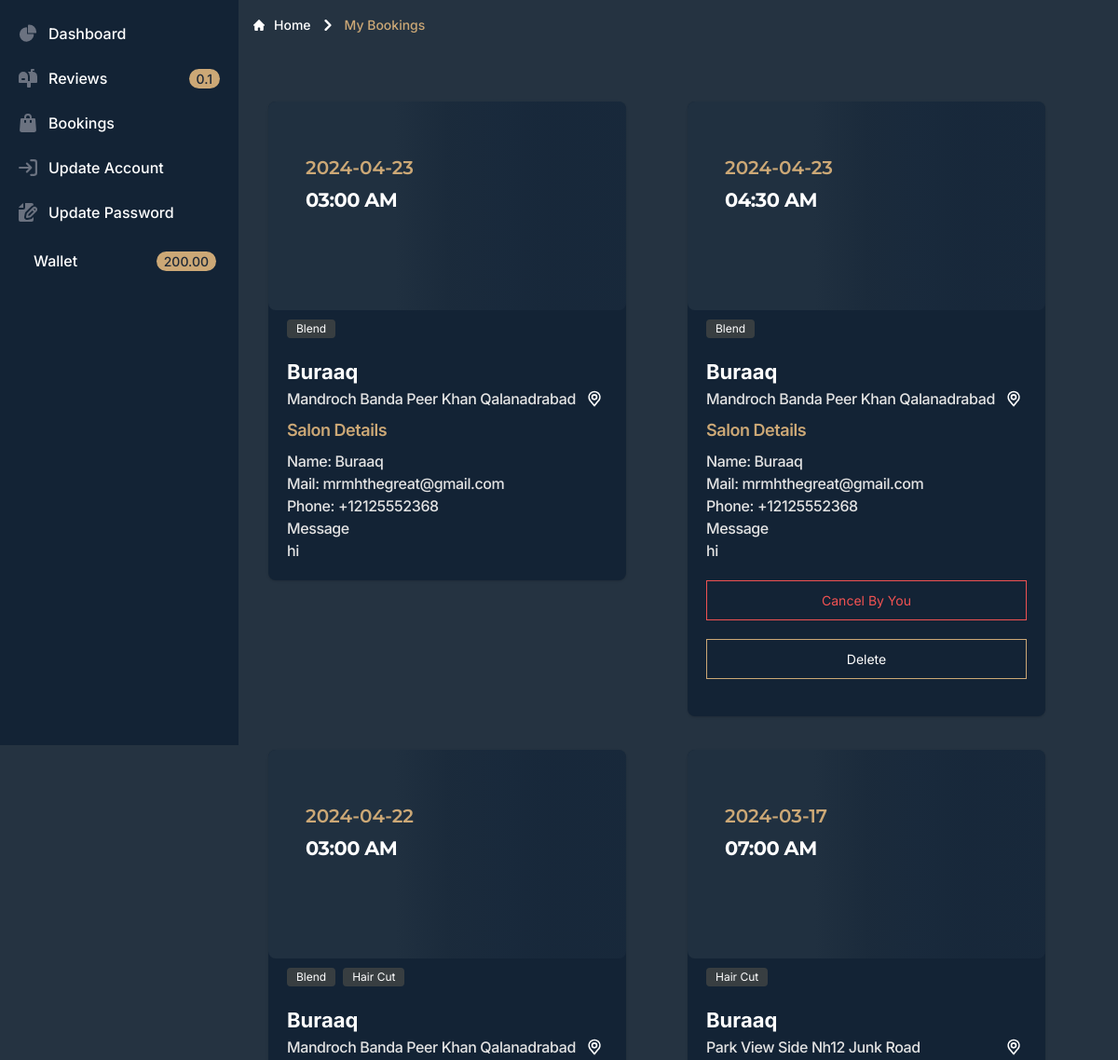
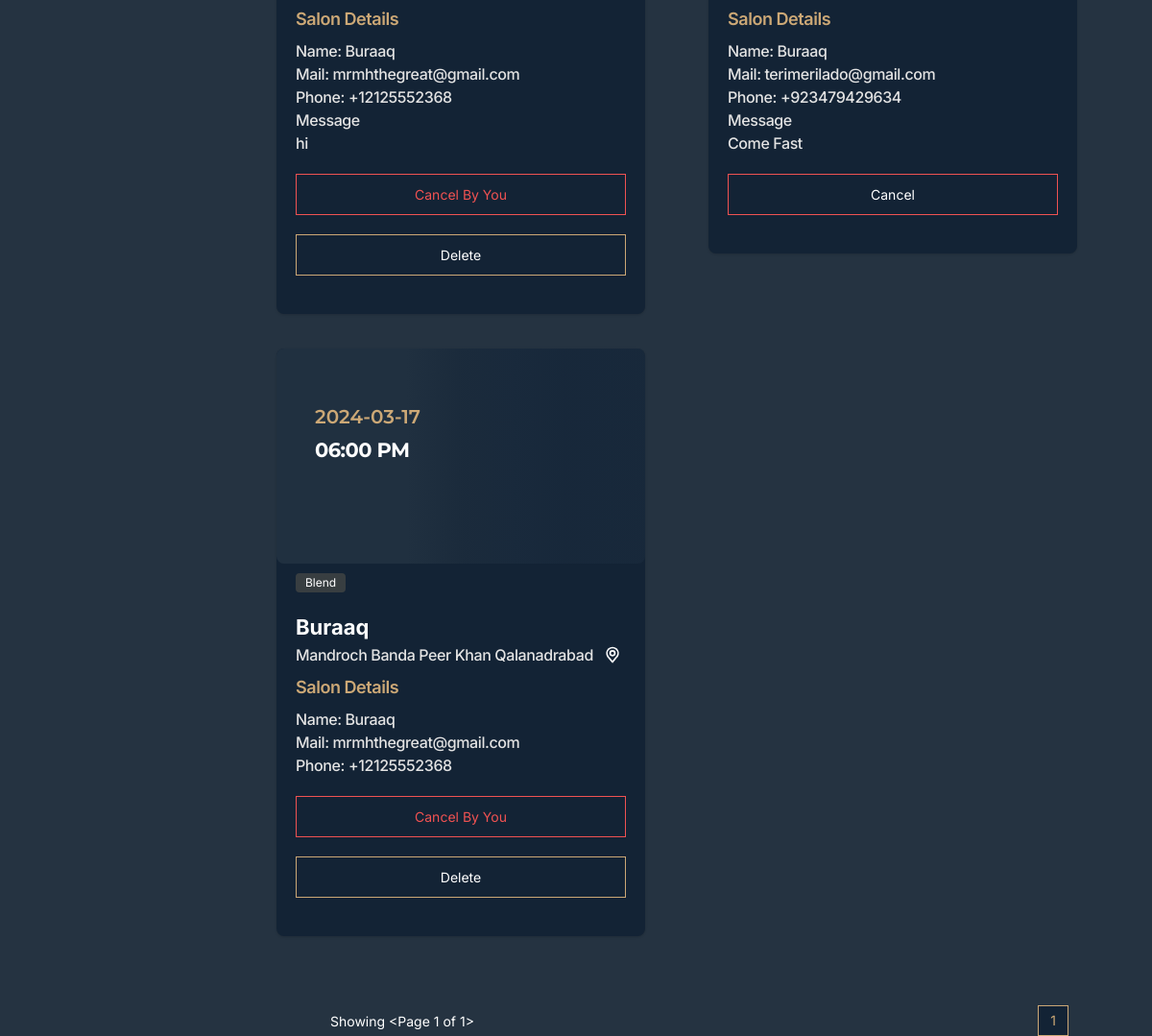
/dashboard/mybooking/ (signed in), run on an earlier commit of the app's database (2 pictures, top to bottom).
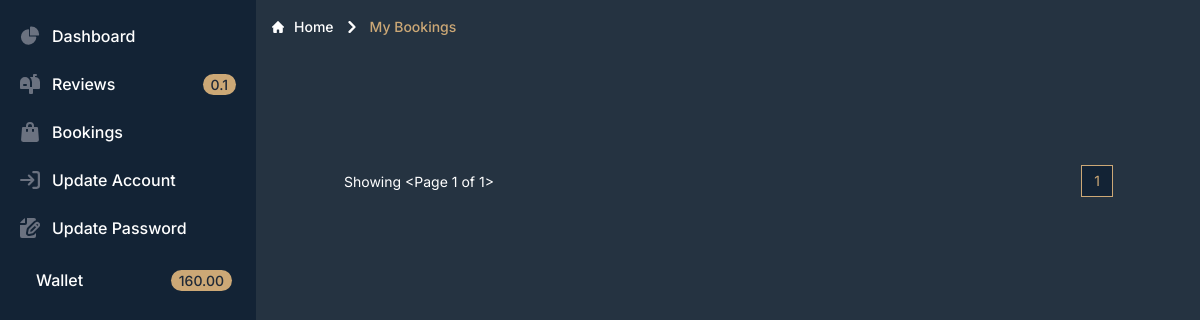
And on a later commit of the database.
### authentication/models.py (models this page shows, shortened)
class UserProfile(AbstractBaseUser,PermissionsMixin):
    username = None
    email = models.EmailField(max_length=255, unique=True, db_index=True)
    email_is_verified = models.BooleanField(default=False)
    profile_image = models.ImageField(blank=True,upload_to='profile',null=True,default='profile/capture.png')
    address = models.CharField(max_length=120,null=True,blank=True, default='')
    company = models.CharField(max_length=120, null=True,blank=True,default='')
    rating = models.DecimalField(max_digits=2,default=0, null=True,blank=True,decimal_places=1)
    extra = models.JSONField(null=True)
    phone_number = PhoneNumberField(blank=True, unique=True,help_text="0064xxxxxxx format",error_messages={'invalid':"please reenter your number in 0064xxxxxxxxx format – e.g. 0064217774444"})
    first_name=models.CharField(max_length=120, null=False,blank=False,default='')
    last_name=models.CharField(max_length=120, null=True,blank=True,default='')
    date_joined = models.DateTimeField(auto_now_add=True)
    updated_at = models.DateTimeField(auto_now=True)
    is_staff = models.BooleanField(_('staff status'), default=False,help_text=_('Designates whether the user can log into this admin ''site.'))
    is_active = models.BooleanField(_('active'), default=True,help_text=_('Designates whether this user should be treated as ''active. Unselect this instead of deleting accounts.'))
    is_admin=models.BooleanField(default=False)
    is_salonowner=models.BooleanField(default=False)
    token=models.CharField(default='token will  genrated in feature',max_length=500)
    auth_provider = models.CharField(
        max_length=255, blank=False,
        null=False, default=AUTH_PROVIDERS.get('email'))
    USERNAME_FIELD = 'email'
    REQUIRED_FIELDS = []
    objects = CustomUserManager()

### payment/models.py (models this page shows, shortened)
class Wallet(models.Model):
    amount = models.DecimalField(decimal_places=2, max_digits=10,default=0.0)
    user = models.OneToOneField(UserProfile,on_delete=models.CASCADE)
    created_at = models.DateTimeField(auto_now_add=True)
    updated_at = models.DateTimeField(auto_now=True)

### salon/models.py (models this page shows, shortened)
class BookBy(models.Model):
    slug=models.SlugField(blank=True,null=True,unique=True,max_length=1000)
    user = models.ForeignKey(UserProfile,on_delete=models.CASCADE,related_name="user")
    saloon = models.ForeignKey(UserProfile,on_delete=models.CASCADE,related_name="saloon")
    booking=models.ForeignKey(BookingPost,on_delete=models.CASCADE,)
    services=models.ManyToManyField(Services,blank=True)
    payment=models.BooleanField(default=False)
    cancle=models.BooleanField(default=False)
    confirm=models.BooleanField(default=False)
    reject=models.BooleanField(default=False)
    done=models.BooleanField(default=False)
    hideforowner=models.BooleanField(default=False)
    hideforuser=models.BooleanField(default=False)
    cancle_reason=models.CharField(max_length=5000, null=True,blank=True,default='')
    payment_id=models.CharField(max_length=5000, null=True,blank=True,default='')
    message=models.TextField(max_length=5000, null=True,blank=True,default='')
    address = models.CharField(max_length=120,null=True,blank=True, default='')
    time = models.CharField(max_length=120,null=True,blank=True, default='')
    date = models.CharField(max_length=120,null=True,blank=True, default='')
    extra = models.JSONField(null=True,)
    phone_number = PhoneNumberField(blank=True,help_text="0064xxxxxxx format",region="NZ",error_messages={'invalid':"please reenter your number in 0064xxxxxxxxx format – e.g. 0064217774444"})
    is_active=models.BooleanField(default=False)
    date_create=models.DateField(auto_now_add=True)
    price = models.DecimalField(decimal_places=2, max_digits=10,default=40)
    class Meta:
        ordering = ['-date_create']

class Services(models.Model):
    name = models.CharField(max_length=255)
    perority = models.IntegerField( default=0,null=False,blank=False)
    class Meta:
        ordering = ['-perority']

class BookingPost(models.Model):
    slug=models.SlugField(blank=True,null=True,unique=True,max_length=1000)
    services=models.ManyToManyField(Services,blank=True)
    user = models.ForeignKey(UserProfile,on_delete=models.CASCADE)
    title=models.CharField(max_length=120, null=True,blank=True,default='')
    message=models.TextField(max_length=5000, null=True,blank=True,default='')
    image = models.ImageField(blank=True,upload_to='media/post/',null=True)
    address = models.CharField(max_length=120,null=True,blank=True, default='')
    extra = models.JSONField(null=True,)
    phone_number = PhoneNumberField(blank=True,help_text="0064xxxxxxx format",region="NZ",error_messages={'invalid':"please reenter your number in 0064xxxxxxxxx format – e.g. 0064217774444"})
    is_active=models.BooleanField(default=False)
    is_book=models.BooleanField(default=False)
    is_hide=models.BooleanField(default=False)
    date_create=models.DateField(auto_now=True)
    bookdatetime=models.DateTimeField(null=True)
    bookdate=models.DateField(null=True)
    booktime=models.TimeField(null=True)
    date_posted = models.DateTimeField(auto_now_add=True)
    objects=BookingPostManger()
    class Meta:
        ordering = ['-date_posted']

### salon/views.py (the view)
# urls.py: path("dashboard/mybooking/", views.mybooking.as_view(), name="dashboard"),
class mybooking(ListView):
    def dispatch(self, request, *args, **kwargs):
        if not request.user.is_authenticated:
            return redirect_to_login(self.request.get_full_path(), reverse_lazy('singin'))
        if not request.user.email_is_verified:
            messages.warning(request,'Verify Your Email First')
            return HttpResponseRedirect(reverse_lazy('verify-email'))
        return super().dispatch(request, *args, **kwargs)
    model = BookBy
    raise_exception=False
    template_name = "booking/owner/salonnallbooking.html"
    context_object_name = 'bookings'
    paginate_by=10
    def get_queryset(self):
        if self.request.user.is_salonowner:
            return BookBy.objects.filter(saloon=self.request.user,payment=True,hideforowner=False).order_by('-date_create')
        else:
            return BookBy.objects.filter(user=self.request.user,payment=True,hideforuser=False).order_by('-date_create')
    def get_template_names(self):
        if self.request.user.is_salonowner:  # a certain check
            return ["booking/owner/salonnallbooking.html"]
        else:
            return ["userbooking/userallbooking.html"]

### salon/templatetags/mytags.py (called while the page is built)
@register.filter()
def isafter(time,date):
    current_time = datetime.now().replace(second=0, microsecond=0)
    if datetime.strptime(date.strip()+" "+time.strip(), '%d %b %Y %I:%M %p').replace(second=0, microsecond=0) < current_time:
        return True
    else:
        False

### templates/userbooking/userallbooking.html (shortened to what this page needs)
{% extends "dashboard.html" %}
{% load static %}
 {% block content %}
<nav class="flex" aria-label="Breadcrumb">
  <ol class="inline-flex items-center  space-x-1 md:space-x-2 rtl:space-x-reverse">
    <li class="inline-flex items-center">
      <a href="{%url 'index'%}" class="inline-flex items-center text-sm font-medium text-white hover:text-primary dark:text-gray-400 dark:hover:text-white">
        Home
      </a>
    </li>
    <li aria-current="page">
      <div class="flex items-center">
        <svg class="rtl:rotate-180 w-3 h-3 text-white mx-1" aria-hidden="true" xmlns="http://www.w3.org/2000/svg" fill="none" viewBox="0 0 6 10">
          <path stroke="currentColor" stroke-linecap="round" stroke-linejoin="round" stroke-width="2" d="m1 9 4-4-4-4"/>
        </svg>
        <span class="ms-1 text-sm font-medium text-primary md:ms-2 dark:text-gray-400">My Bookings</span>
      </div>
    </li>
  </ol>
</nav>
<div
  class="mt-10"
>
<div
  class="grid-cols-2 sm:grid md:grid-cols-4 gap-5  mq765:grid-cols-1 mq925:grid-cols-2 p-4 lg:grid-cols-2 "
>
{%include 'userbooking/userlistitem.html' with products=bookings %}
</div>
</div>
<div class="mx-auto  container mt-10">
    <nav class="flex items-center flex-column flex-wrap md:flex-row justify-between pt-4" aria-label="Table navigation">
        <span class="text-sm font-normal text-white dark:text-gray-400 mb-4 md:mb-0 block w-full md:inline md:w-auto">Showing  {{page_obj}}</span>
        <ul class="inline-flex -space-x-px rtl:space-x-reverse text-sm h-8">
            {% for page_number in paginator.page_range %}
            <li>
              {% if page_number == page_obj.number %}
              <a href="#" aria-current="page" class="flex items-center justify-center px-3 h-8 leading-tight  z-10  border border-primary text-primary bg-bg2 hover:bg-bg hover:text-primary ">{{ page_number }}</a>
              {% endif %}
            </li>
          {% endfor %}
        </ul>
    </nav>
{%endblock%}

### templates/dashboard.html (shortened to what this page needs)
{% load compress %} {% load static %}
<!DOCTYPE html>
<html lang="en" class="scroll-smooth">
  <head>
    {% compress css %}
    <link rel="stylesheet" href="{% static 'src/output.css' %}" />
    {% endcompress %}
  </head>
  <body class="bg-slategray2">
 <aside id="default-sidebar" class="fixed top-0 left-0 z-40 w-64 h-screen transition-transform -translate-x-full sm:translate-x-0" aria-label="Sidebar">
    <div class="h-full px-3 py-4 overflow-y-auto bg-bg2 text-white">
       <ul class="space-y-2 font-medium">
          <li>
             <a href="#" class="flex items-center p-2 text-white rounded-lg dark:text-white hover:bg-primary dark:hover:bg-gray-700 group">
                <span class="ms-3">Dashboard</span>
             </a>
          </li>
          <li>
             <a href="{% url 'allreviews' %}" class="flex items-center p-2 text-white rounded-lg dark:text-white hover:bg-primary dark:hover:bg-gray-700 group">
                <span class="flex-1 ms-3 whitespace-nowrap">Reviews</span>
                <span class="inline-flex items-center justify-center px-2 ms-3 text-sm font-medium text-gray-800 bg-primary rounded-full dark:bg-gray-700 dark:text-gray-300">{{request.user.rating}}</span>
               </a>
          </li>
          <li>
             <a href="{% url 'mybooking'%}" class="flex items-center p-2 text-white rounded-lg dark:text-white hover:bg-primary dark:hover:bg-gray-700 group">
                <span class="flex-1 ms-3 whitespace-nowrap">Bookings</span>
             </a>
          </li>
          <li>
             <a href="{%url 'update' %}" class="flex items-center p-2 text-white rounded-lg dark:text-white hover:bg-primary dark:hover:bg-gray-700 group">
                <span class="flex-1 ms-3 whitespace-nowrap">Update Account</span>
             </a>
          </li>
          <li>
             <a href="{%url 'changepassword'%}" class="flex items-center p-2 text-white rounded-lg dark:text-white hover:bg-primary dark:hover:bg-gray-700 group">
                <span class="flex-1 ms-3 whitespace-nowrap">Update Password</span>
             </a>
          </li>
          <li>
            <a href="" class="flex items-center p-3 text-white rounded-lg dark:text-white hover:bg-primary dark:hover:bg-gray-700 group">
               <span class="flex-1 ms-3 whitespace-nowrap">Wallet</span>
               <span class="inline-flex items-center justify-center px-2 ms-3 text-sm font-medium text-gray-800 bg-primary rounded-full dark:bg-gray-700 dark:text-gray-300">{{request.user.wallet.amount}}</span>
              </a>
         </li>
       </ul>
    </div>
 </aside>
 <div class="p-4 h-full h-screen  sm:ml-64 bg-slategray2">
{%block content%}
{%endblock content%}
 </div>
  </body>
</html>

### templates/userbooking/userlistitem.html (shortened to what this page needs)
{% load mytags %}
    {% for product in products %}
    <div class="flex flex-col self-start mq380:w-full mq450:w-full max-w-sm  bg-bg2 mt-4 mq765:w-full   rounded-lg shadow ">
        <div class=' relative mq925:w-full rounded-lg h-56 mw-full text-left text-mini text-white font-montserrat'>
          <div
          class="absolute rounded-lg h-56 bottom-[0px] left-[-0.5px] mq925:w-full mq450:w-full [background:linear-gradient(89.61deg,_#203040_35.42%,#20304095_50.52%,#25374A53_65.11%,#25374A3E_78.13%,#25374A44)] w-full flex flex-col items-start justify-start box-border max-w-full z-[3]"
        ></div>
        <div
        class="absolute left-10 mq450:left-5 top-1/4 mq825:top-1/6 mq450:top-10 z-[3] flex flex-col items-start justify-start gap-[24px_0px] max-w-full"
      >
        <div
          class="flex flex-col items-start justify-start gap-[7px_0px] max-w-full"
        >
        <div
        class="text-burlywood-100 font-semibold mq450:text-burlywood-100 text-xl mq450:leading-[21px]"
      >
       {{product.date}}
      </div>
      <h1 class="text-xl font-bold leading-tight tracking-tight text-white md:text-2xl dark:text-white">
        {{product.time}}
      </h1>
      </div>
      </div>
        </div>
        <div class="px-5 pb-5">
            <div class="flex items-center mt-2.5 mb-5">
              {%for i in product.services.all %}
                <span class="bg-burlywood-200 text-white me-2 text-xs  px-2.5 py-0.5 rounded dark:bg-blue-200 dark:text-blue-800">{{i.name}}</span>
                {%endfor%}   </div>
            <span class="text-3xl font-bold text-white mb-1">{{product.saloon.company}}</span>
          <div class="flex items-center justify-between mb-2">
            <a href="#">
              <h5 class="text-md font-medium tracking-tight text-gainsboro ">{{product.booking.address}}</h5>
          </a>   </div>
          <h2   class="text-lg mb-2 font-semibold tracking-tight text-semibold text-primary" >Salon Details</h2>
          <h5   class="text-md font-medium tracking-tight text-gainsboro ">Name: {{product.saloon.company}} </h5>
          <h5   class="text-md font-medium tracking-tight text-gainsboro ">Mail: {{product.saloon.email}} </h5>
          <h5   class="text-md font-medium tracking-tight text-gainsboro ">Phone: {{product.saloon.phone_number}}</h5>
         {%if product.booking.message%}
          <h5   class="text-md font-medium tracking-tight text-gainsboro ">Message <p  class="text-gainsboro">{{product.booking.message}} </span></h5>
          {%endif%}
          {%if  not  product.cancle and not  product.confirm  and not  product.reject %}
          <button onclick="cancle('{{product.id}}','0');" class="w-full mb-5  mt-5 block transition duration-150 ease-in-out hover:-translate-y-1 hover:bg-red-500 hover:scale-100  mt-5 text-white border hover:text-white border-red-500 hover:drop-shadow-[0_5px_5px_red-500]  text-sm px-5 py-2.5 text-center ">
               Cancel
          </button>
          {%elif product.cancle %}
          <button  class="w-full mb-5  mt-5 block transition duration-150   mt-5 text-red-500 border border-red-500   text-sm px-5 py-2.5 text-center ">
            Cancel By You
       </button>
       <button onclick="cancle('{{product.id}}','1');" class="w-full mb-5  mt-5 block transition duration-150 ease-in-out hover:-translate-y-1 hover:text-red-500 hover:scale-100  mt-5 text-white border border-burlywood-100  hover:border-red-500  hover:drop-shadow-[0_5px_5px_red-100]  text-sm px-5 py-2.5 text-center ">
        Delete
   </button>
       {%elif not product.time|isafter:product.date and product.confirm %}
       <button type="button"  class="w-full mb-5  mt-5 block transition duration-150   mt-5 text-green-500 border border-green-500   text-sm px-5 py-2.5 text-center ">
        Approved
       </button>
 {%elif product.time|isafter:product.date and product.confirm and not product.is_active %}
       <button   type="button" onclick="review('{{product.id}}');" class="w-full mb-5  mt-5 block transition duration-150   mt-5 text-burlywood-100 border border-primary  hover:drop-shadow-[0_5px_5px_#CCA87662]  text-sm px-5 py-2.5 text-center ">
         Give Review
    </button>
          {%endif%}
        </div>
      </div>
    {% endfor %}

What changed in the data, as far as the page shows it:
removed BookBy: date "2024-04-23", time "03:00 AM", saloon.company "Buraaq", booking.address "Mandroch Banda Peer Khan Qalanadrabad", saloon.email "mrmhthegreat@gmail.com", saloon.phone_number "+12125552368", booking.message "hi"
no longer on this page (row unchanged): Services: name "Blend"
removed BookBy: date "2024-04-23", time "04:30 AM", saloon.company "Buraaq", booking.address "Mandroch Banda Peer Khan Qalanadrabad", saloon.email "mrmhthegreat@gmail.com", saloon.phone_number "+12125552368", booking.message "hi"
removed BookBy: date "2024-04-22", time "03:00 AM", saloon.company "Buraaq", booking.address "Mandroch Banda Peer Khan Qalanadrabad", saloon.email "mrmhthegreat@gmail.com", saloon.phone_number "+12125552368", booking.message "hi"
no longer on this page (row unchanged): Services: name "Hair Cut"
removed BookBy: date "2024-03-17", time "07:00 AM", saloon.company "Buraaq", booking.address "Park View Side Nh12 Junk Road", saloon.email "terimerilado@gmail.com", saloon.phone_number "+923479429634", booking.message "Come Fast"
removed BookBy: date "2024-03-17", time "06:00 PM", saloon.company "Buraaq", booking.address "Mandroch Banda Peer Khan Qalanadrabad", saloon.email "mrmhthegreat@gmail.com", saloon.phone_number "+12125552368"
changed through a linked row, UserProfile: user.wallet.amount "200.00" → "160.00"
